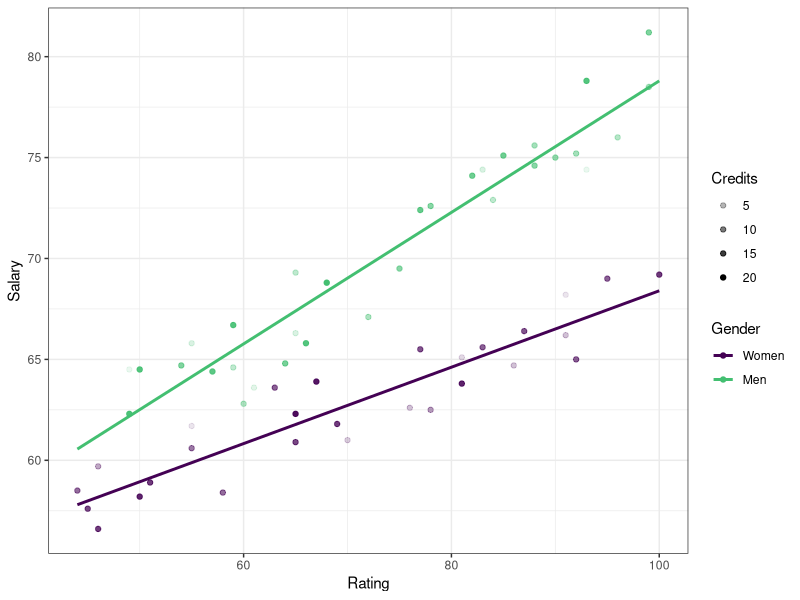
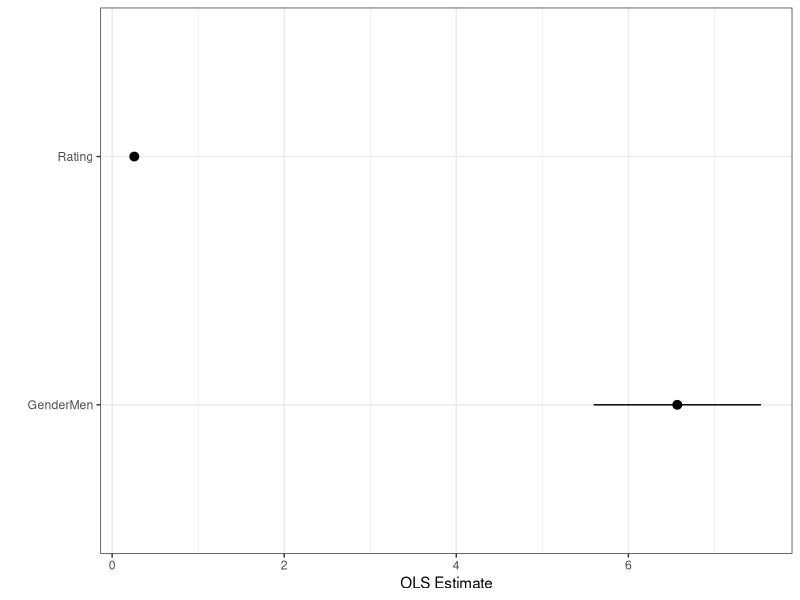
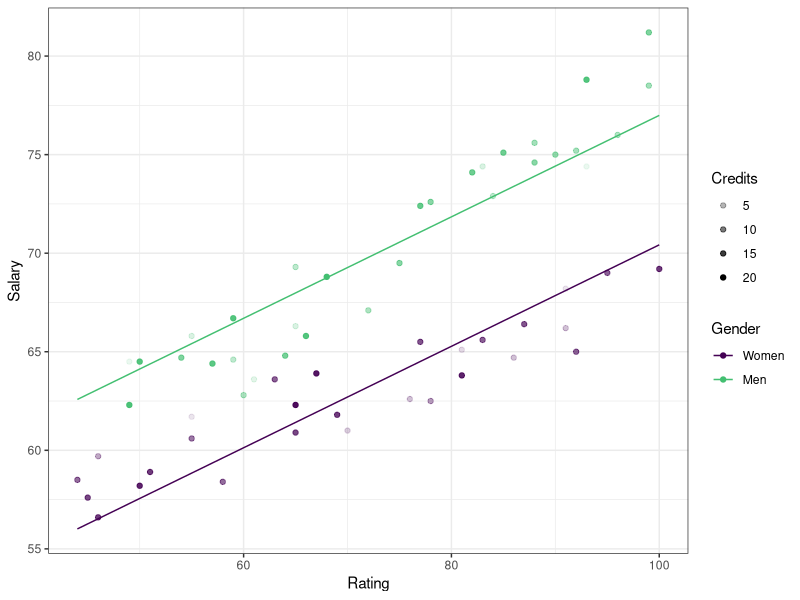
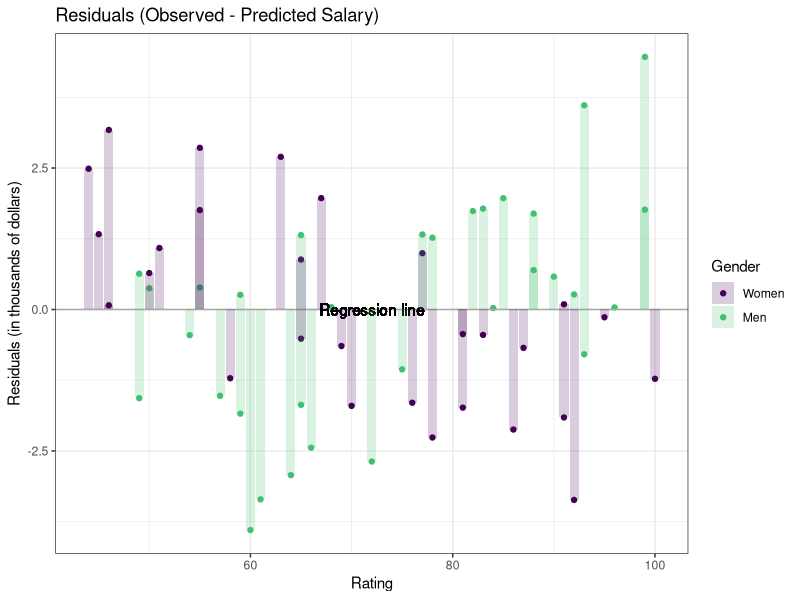

Source code (R) for these figures, in order:
## ---- chunk 1
## Sets defaults for R chunks
knitr::opts_chunk$set(echo = TRUE, # echo = TRUE means that your code will show
                      warning=FALSE,
                      message=FALSE,
                      # fig.path='Figs/', ## where to save figures
                      fig.height = 3,
                      fig.width = 4,
                      fig.align = 'center')

## Add any R packages you require. 
## Here are some we will use in 811:
requires <- c("tidyverse", # tidyverse includes dplyr and ggplot2
              "broom",
              "haven",
              "devtools",
              "magrittr",
              "here")

## Install any you don't have
to_install <- c(!requires %in% rownames(installed.packages()))
install.packages(c(requires[to_install], "NA"), repos = "https://cloud.r-project.org/" )

## Load all required R packages
library(tidyverse)
library(broom)
library(haven)
library(magrittr)
library(here)
library(ggplot2); theme_set(theme_bw()) # global plot theme
## Colorblind and greyscale print-friendly scales
  options(
    ggplot2.continuous.color = "viridis",
    ggplot2.continuous.fill = "viridis"
  )
  scale_color_discrete <- function(...)
    scale_color_viridis_d(..., begin = 0, end = .7)
  scale_fill_discrete <- function(...)
    scale_fill_viridis_d(..., begin = 0, end = .7)
## ---- chunk 2
d <- read_dta("data/EX3.dta") %>% zap_formats() %>%
  mutate(Gender = factor(Sex, labels = c("Women","Men")))
## ---- chunk 3
# scatterplot
p <- ggplot(d) + 
  aes(x = Rating, y = Salary, color = Gender) + 
  geom_point(aes(alpha = Credits)) + scale_color_discrete()

# quick y ~ mx linear regression per group
p + geom_smooth(method = lm, se = F, fullrange = T)
## ---- chunk 4
m1 <- lm(Salary ~ Gender + Rating, data = d) %>% 
  tidy(conf.int = TRUE) 

ggplot(m1 %>% filter(term != "(Intercept)")) + 
  aes(x = term,
      y = estimate, 
      ymin = conf.low, 
      ymax = conf.high) + 
  geom_pointrange() + 
  coord_flip() + 
  labs(x="", y="OLS Estimate")
## ---- chunk 5
# illustrating with yhat formula; more easily done with augment()
b0 <- m1$estimate[1]
b1 <- m1$estimate[2]
b2 <- m1$estimate[3]

p +
  geom_line(aes(color = "Men", # yhat for men
                y = b0 + b1*1 + b2*Rating) ) + 
  geom_line(aes(color = "Women", # yhat for women
                y = b0 + b1*0 + b2*Rating) )  
## ---- chunk 6
m1 <- lm(Salary ~ Gender + Rating, data = d) %>% 
  augment()

ggplot(m1) +
  aes(y = .resid, x = Rating) + 
  geom_point(aes(color = Gender)) + 
  scale_color_discrete() + 
  ## to show how risiduals are the distance between an 
  ## observation and the regression line:
  geom_hline(yintercept = 0, color = "dark grey") +
  geom_text(x= mean(m1$Rating), y = 0, 
            label = "Regression line") +
  geom_col(aes(fill = Gender), alpha = .2, position ="identity") +
  ## + labels:
  labs(title = "Residuals (Observed - Predicted Salary)",
       y = "Residuals (in thousands of dollars)") 
